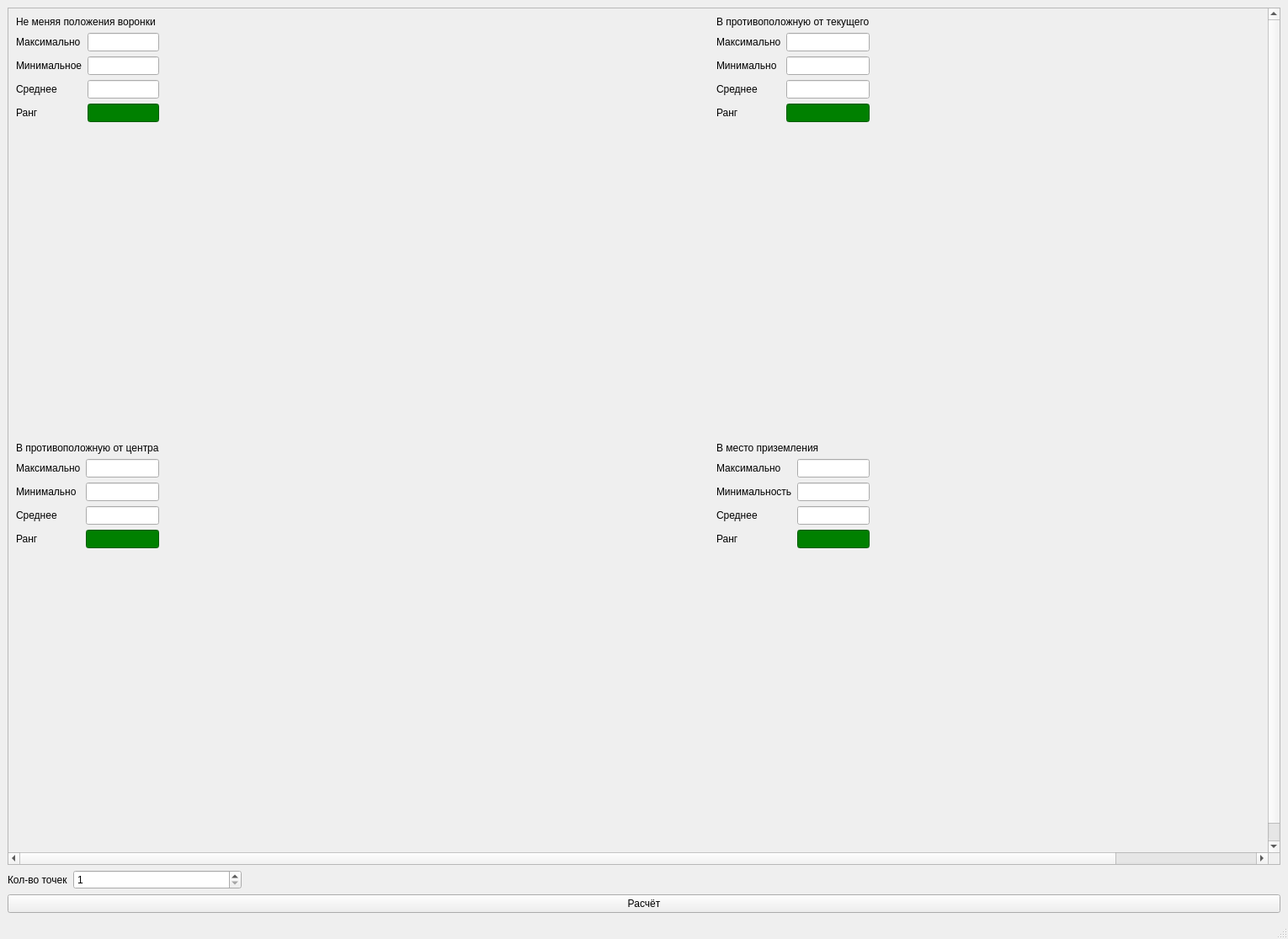
<?xml version="1.0" encoding="UTF-8"?>
<ui version="4.0">
 <class>MainWindow</class>
 <widget class="QMainWindow" name="MainWindow">
  <property name="geometry">
   <rect>
    <x>0</x>
    <y>0</y>
    <width>1530</width>
    <height>1115</height>
   </rect>
  </property>
  <property name="windowTitle">
   <string>MainWindow</string>
  </property>
  <widget class="QWidget" name="centralwidget">
   <layout class="QVBoxLayout" name="verticalLayout">
    <item>
     <widget class="QScrollArea" name="scrollArea">
      <property name="widgetResizable">
       <bool>true</bool>
      </property>
      <widget class="QWidget" name="scrollAreaWidgetContents">
       <property name="geometry">
        <rect>
         <x>-213</x>
         <y>-58</y>
         <width>1705</width>
         <height>1029</height>
        </rect>
       </property>
       <layout class="QGridLayout" name="gridLayout_3">
        <item row="0" column="3">
         <widget class="QFrame" name="frameRuleTwo">
          <property name="minimumSize">
           <size>
            <width>650</width>
            <height>500</height>
           </size>
          </property>
          <layout class="QFormLayout" name="formLayout"/>
         </widget>
        </item>
        <item row="1" column="0">
         <layout class="QVBoxLayout" name="verticalLayout_2">
          <item>
           <widget class="QLabel" name="label_5">
            <property name="maximumSize">
             <size>
              <width>16777215</width>
              <height>16777215</height>
             </size>
            </property>
            <property name="text">
             <string>В противоположную от центра</string>
            </property>
           </widget>
          </item>
          <item>
           <layout class="QFormLayout" name="formLayout_4">
            <item row="0" column="0">
             <widget class="QLabel" name="label_6">
              <property name="text">
               <string>Максимально</string>
              </property>
             </widget>
            </item>
            <item row="1" column="0">
             <widget class="QLabel" name="label_7">
              <property name="text">
               <string>Минимально</string>
              </property>
             </widget>
            </item>
            <item row="2" column="0">
             <widget class="QLabel" name="label_8">
              <property name="text">
               <string>Среднее</string>
              </property>
             </widget>
            </item>
            <item row="0" column="1">
             <widget class="QLineEdit" name="lineMaxThird">
              <property name="maximumSize">
               <size>
                <width>16777215</width>
                <height>16777215</height>
               </size>
              </property>
             </widget>
            </item>
            <item row="1" column="1">
             <widget class="QLineEdit" name="lineMinThird">
              <property name="maximumSize">
               <size>
                <width>16777215</width>
                <height>16777215</height>
               </size>
              </property>
             </widget>
            </item>
            <item row="2" column="1">
             <widget class="QLineEdit" name="lineAvgThird">
              <property name="maximumSize">
               <size>
                <width>16777215</width>
                <height>16777215</height>
               </size>
              </property>
             </widget>
            </item>
            <item row="4" column="1">
             <spacer name="verticalSpacer_2">
              <property name="orientation">
               <enum>Qt::Vertical</enum>
              </property>
              <property name="sizeHint" stdset="0">
               <size>
                <width>20</width>
                <height>40</height>
               </size>
              </property>
             </spacer>
            </item>
            <item row="3" column="1">
             <widget class="QLineEdit" name="lineRangThird">
              <property name="styleSheet">
               <string notr="true">background-color: green;</string>
              </property>
             </widget>
            </item>
            <item row="3" column="0">
             <widget class="QLabel" name="label_18">
              <property name="text">
               <string>Ранг</string>
              </property>
             </widget>
            </item>
           </layout>
          </item>
         </layout>
        </item>
        <item row="0" column="2">
         <layout class="QVBoxLayout" name="verticalLayout_3">
          <item>
           <widget class="QLabel" name="label_9">
            <property name="text">
             <string>В противоположную от текущего</string>
            </property>
           </widget>
          </item>
          <item>
           <layout class="QFormLayout" name="formLayout_5">
            <item row="0" column="0">
             <widget class="QLabel" name="label_10">
              <property name="text">
               <string>Максимально</string>
              </property>
             </widget>
            </item>
            <item row="1" column="0">
             <widget class="QLabel" name="label_11">
              <property name="text">
               <string>Минимально</string>
              </property>
             </widget>
            </item>
            <item row="2" column="0">
             <widget class="QLabel" name="label_12">
              <property name="text">
               <string>Среднее</string>
              </property>
             </widget>
            </item>
            <item row="0" column="1">
             <widget class="QLineEdit" name="lineMaxSecond">
              <property name="maximumSize">
               <size>
                <width>16777215</width>
                <height>16777215</height>
               </size>
              </property>
             </widget>
            </item>
            <item row="1" column="1">
             <widget class="QLineEdit" name="lineMinSecond">
              <property name="maximumSize">
               <size>
                <width>16777215</width>
                <height>16777215</height>
               </size>
              </property>
             </widget>
            </item>
            <item row="2" column="1">
             <widget class="QLineEdit" name="lineSecondAvg"/>
            </item>
            <item row="4" column="1">
             <spacer name="verticalSpacer_3">
              <property name="orientation">
               <enum>Qt::Vertical</enum>
              </property>
              <property name="sizeHint" stdset="0">
               <size>
                <width>20</width>
                <height>40</height>
               </size>
              </property>
             </spacer>
            </item>
            <item row="3" column="1">
             <widget class="QLineEdit" name="lineRangSecond">
              <property name="styleSheet">
               <string notr="true">background-color: green;</string>
              </property>
             </widget>
            </item>
            <item row="3" column="0">
             <widget class="QLabel" name="label_19">
              <property name="text">
               <string>Ранг</string>
              </property>
             </widget>
            </item>
           </layout>
          </item>
         </layout>
        </item>
        <item row="0" column="0">
         <layout class="QVBoxLayout" name="verticalLayout_5">
          <item>
           <widget class="QLabel" name="label">
            <property name="maximumSize">
             <size>
              <width>16777215</width>
              <height>16777215</height>
             </size>
            </property>
            <property name="text">
             <string>Не меняя положения воронки</string>
            </property>
           </widget>
          </item>
          <item>
           <layout class="QFormLayout" name="formLayout_3">
            <item row="0" column="0">
             <widget class="QLabel" name="label_2">
              <property name="text">
               <string>Максимально</string>
              </property>
             </widget>
            </item>
            <item row="0" column="1">
             <widget class="QLineEdit" name="LineMaxOne">
              <property name="maximumSize">
               <size>
                <width>16777215</width>
                <height>16777215</height>
               </size>
              </property>
             </widget>
            </item>
            <item row="1" column="0">
             <widget class="QLabel" name="label_3">
              <property name="text">
               <string>Минимальное</string>
              </property>
             </widget>
            </item>
            <item row="1" column="1">
             <widget class="QLineEdit" name="lineMinOne">
              <property name="maximumSize">
               <size>
                <width>16777215</width>
                <height>16777215</height>
               </size>
              </property>
             </widget>
            </item>
            <item row="2" column="0">
             <widget class="QLabel" name="label_4">
              <property name="text">
               <string>Среднее</string>
              </property>
             </widget>
            </item>
            <item row="2" column="1">
             <widget class="QLineEdit" name="lineAvgOne">
              <property name="maximumSize">
               <size>
                <width>16777215</width>
                <height>16777215</height>
               </size>
              </property>
             </widget>
            </item>
            <item row="4" column="1">
             <spacer name="verticalSpacer">
              <property name="orientation">
               <enum>Qt::Vertical</enum>
              </property>
              <property name="sizeHint" stdset="0">
               <size>
                <width>20</width>
                <height>40</height>
               </size>
              </property>
             </spacer>
            </item>
            <item row="3" column="1">
             <widget class="QLineEdit" name="lineRangOne">
              <property name="styleSheet">
               <string notr="true">background-color: green;</string>
              </property>
             </widget>
            </item>
            <item row="3" column="0">
             <widget class="QLabel" name="label_17">
              <property name="text">
               <string>Ранг</string>
              </property>
             </widget>
            </item>
           </layout>
          </item>
         </layout>
        </item>
        <item row="1" column="3">
         <widget class="QFrame" name="frameRuleFourth">
          <property name="minimumSize">
           <size>
            <width>500</width>
            <height>500</height>
           </size>
          </property>
          <layout class="QFormLayout" name="formLayout_2"/>
         </widget>
        </item>
        <item row="1" column="1">
         <widget class="QFrame" name="frameRuleThird">
          <property name="minimumSize">
           <size>
            <width>650</width>
            <height>500</height>
           </size>
          </property>
          <layout class="QGridLayout" name="gridLayout"/>
         </widget>
        </item>
        <item row="0" column="1">
         <widget class="QFrame" name="frameRuleOne">
          <property name="minimumSize">
           <size>
            <width>650</width>
            <height>500</height>
           </size>
          </property>
          <layout class="QHBoxLayout" name="horizontalLayout"/>
         </widget>
        </item>
        <item row="1" column="2">
         <layout class="QVBoxLayout" name="verticalLayout_4">
          <item>
           <widget class="QLabel" name="label_13">
            <property name="text">
             <string>В место приземления</string>
            </property>
           </widget>
          </item>
          <item>
           <layout class="QFormLayout" name="formLayout_6">
            <item row="0" column="0">
             <widget class="QLabel" name="label_14">
              <property name="text">
               <string>Максимально</string>
              </property>
             </widget>
            </item>
            <item row="1" column="0">
             <widget class="QLabel" name="label_15">
              <property name="text">
               <string>Минимальность</string>
              </property>
             </widget>
            </item>
            <item row="2" column="0">
             <widget class="QLabel" name="label_16">
              <property name="text">
               <string>Среднее</string>
              </property>
             </widget>
            </item>
            <item row="0" column="1">
             <widget class="QLineEdit" name="linMaxFourth"/>
            </item>
            <item row="1" column="1">
             <widget class="QLineEdit" name="lineMinFourth"/>
            </item>
            <item row="2" column="1">
             <widget class="QLineEdit" name="lineAvgFourth"/>
            </item>
            <item row="4" column="1">
             <spacer name="verticalSpacer_4">
              <property name="orientation">
               <enum>Qt::Vertical</enum>
              </property>
              <property name="sizeHint" stdset="0">
               <size>
                <width>20</width>
                <height>40</height>
               </size>
              </property>
             </spacer>
            </item>
            <item row="3" column="1">
             <widget class="QLineEdit" name="lineRangFourth">
              <property name="styleSheet">
               <string notr="true">background-color: green;</string>
              </property>
             </widget>
            </item>
            <item row="3" column="0">
             <widget class="QLabel" name="label_20">
              <property name="text">
               <string>Ранг</string>
              </property>
             </widget>
            </item>
           </layout>
          </item>
         </layout>
        </item>
       </layout>
      </widget>
     </widget>
    </item>
    <item>
     <layout class="QFormLayout" name="formLayout_7">
      <item row="0" column="0">
       <widget class="QLabel" name="label_21">
        <property name="text">
         <string>Кол-во точек</string>
        </property>
       </widget>
      </item>
      <item row="0" column="1">
       <widget class="QSpinBox" name="spinBoxCast">
        <property name="maximumSize">
         <size>
          <width>200</width>
          <height>16777215</height>
         </size>
        </property>
        <property name="minimum">
         <number>1</number>
        </property>
        <property name="maximum">
         <number>999999999</number>
        </property>
       </widget>
      </item>
     </layout>
    </item>
    <item>
     <widget class="QPushButton" name="pushButton">
      <property name="text">
       <string>Расчёт</string>
      </property>
     </widget>
    </item>
   </layout>
  </widget>
  <widget class="QMenuBar" name="menubar">
   <property name="geometry">
    <rect>
     <x>0</x>
     <y>0</y>
     <width>1530</width>
     <height>21</height>
    </rect>
   </property>
  </widget>
  <widget class="QStatusBar" name="statusbar"/>
 </widget>
 <resources/>
 <connections/>
</ui>
